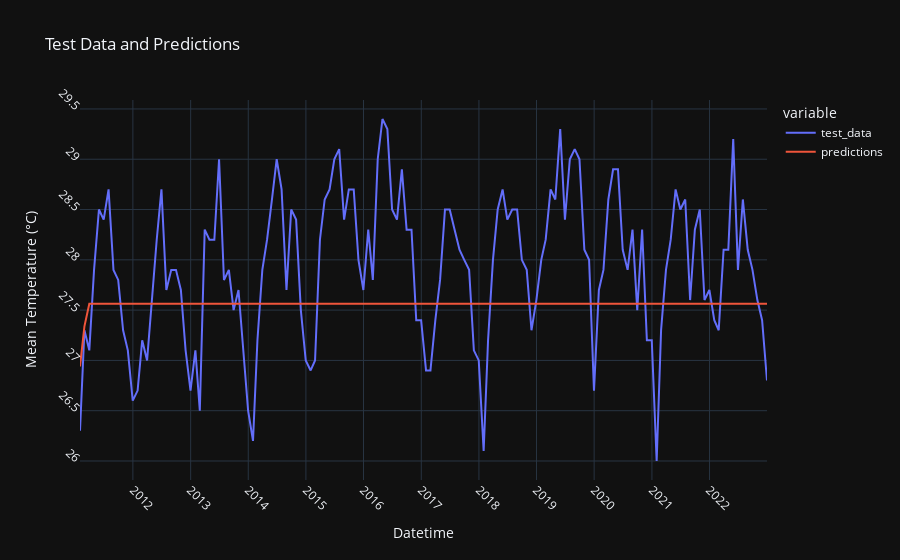

Here is the notebook cell this chart was saved with:
### Markdown cell above
##### Similar to the AR model above (without rolling window), clear pattern in residual data - means that there's some dynamic data that is failed to be captured i.e. not good.

### Code cell
plot_data = pd.DataFrame({'datetime': test_data.index, 'test_data': test_data.values, 'predictions': predictions})
# print(plot_data)
fig_pred_test = px.line(plot_data, x='datetime', y=['test_data', 'predictions'], labels={'datetime': 'Datetime', 'value': 'Mean Temperature (°C)'}, title='Test Data and Predictions')
fig_pred_test.update_xaxes(dtick='M12', tickangle=45)
fig_pred_test.update_yaxes(dtick=0.5, tickangle=45)
fig_pred_test.update_traces(hovertemplate='Datetime: %{x}<br>Mean Temperature: %{y}°C')
fig_pred_test.show()

print(f"Mean Absolute Percent Error: {round(np.mean(abs(residuals/test_data)), 4)}")
print(f"Root Mean Squared Error: {np.sqrt(np.mean(residuals**2))}")

### Figure 1 — Plotly figure (JSON) as saved in the notebook; plotly's stock layout.template omitted (floating-point values rounded to 4 significant figures; data arrays with more than 128 entries replaced by an {"elided": "..."} marker saying what was removed)
{"data": [{"hovertemplate": "Datetime: %{x}<br>Mean Temperature: %{y}°C", "legendgroup": "test_data", "line": {"color": "#636efa", "dash": "solid"}, "marker": {"symbol": "circle"}, "mode": "lines", "name": "test_data", "orientation": "v", "showlegend": true, "x": {"elided": "144 str values"}, "xaxis": "x", "y": {"elided": "144 float values"}, "yaxis": "y", "type": "scatter"}, {"hovertemplate": "Datetime: %{x}<br>Mean Temperature: %{y}°C", "legendgroup": "predictions", "line": {"color": "#EF553B", "dash": "solid"}, "marker": {"symbol": "circle"}, "mode": "lines", "name": "predictions", "orientation": "v", "showlegend": true, "x": {"elided": "144 str values"}, "xaxis": "x", "y": {"elided": "144 float values"}, "yaxis": "y", "type": "scatter"}], "layout": {"xaxis": {"anchor": "y", "domain": [0.0, 1.0], "title": {"text": "Datetime"}, "dtick": "M12", "tickangle": 45}, "yaxis": {"anchor": "x", "domain": [0.0, 1.0], "title": {"text": "Mean Temperature (°C)"}, "dtick": 0.5, "tickangle": 45}, "legend": {"title": {"text": "variable"}, "tracegroupgap": 0}, "title": {"text": "Test Data and Predictions"}}}
